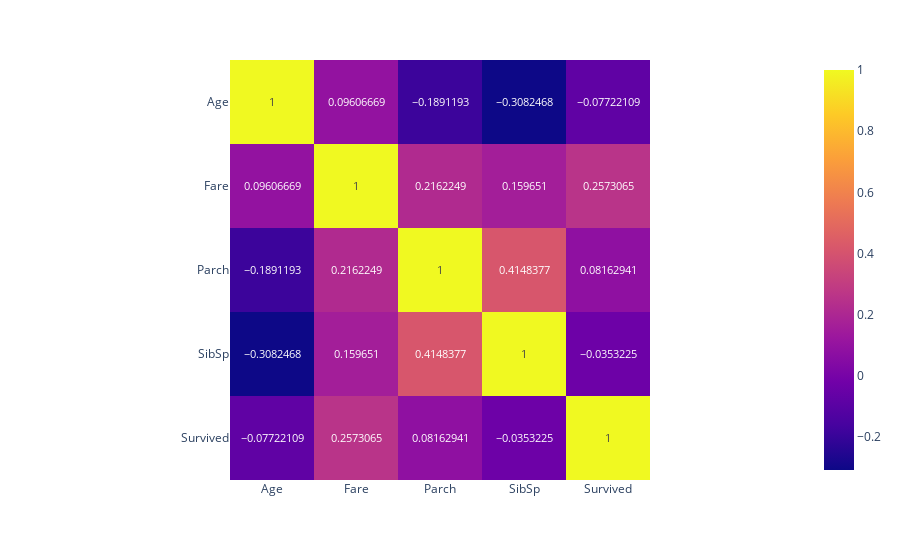

Notebook cell for this chart:
### Code cell
correlations = train_csv[num_features + ['Survived']].corr()
px.imshow(correlations, text_auto=True)

### Figure 1 — Plotly figure (JSON) as saved in the notebook; plotly's stock layout.template omitted (floating-point values rounded to 4 significant figures)
{"data": [{"coloraxis": "coloraxis", "hovertemplate": "x: %{x}<br>y: %{y}<br>color: %{z}<extra></extra>", "name": "0", "texttemplate": "%{z}", "type": "heatmap", "x": ["Age", "Fare", "Parch", "SibSp", "Survived"], "xaxis": "x", "y": ["Age", "Fare", "Parch", "SibSp", "Survived"], "yaxis": "y", "z": [[1, 0.09607, -0.1891, -0.3082, -0.07722], [0.09607, 1, 0.2162, 0.1597, 0.2573], [-0.1891, 0.2162, 1, 0.4148, 0.08163], [-0.3082, 0.1597, 0.4148, 1, -0.03532], [-0.07722, 0.2573, 0.08163, -0.03532, 1]]}], "layout": {"coloraxis": {"colorscale": [[0, "#0d0887"], [0.1111, "#46039f"], [0.2222, "#7201a8"], [0.3333, "#9c179e"], [0.4444, "#bd3786"], [0.5556, "#d8576b"], [0.6667, "#ed7953"], [0.7778, "#fb9f3a"], [0.8889, "#fdca26"], [1, "#f0f921"]]}, "margin": {"t": 60}, "xaxis": {"anchor": "y", "constrain": "domain", "domain": [0, 1], "scaleanchor": "y"}, "yaxis": {"anchor": "x", "autorange": "reversed", "constrain": "domain", "domain": [0, 1]}}}
